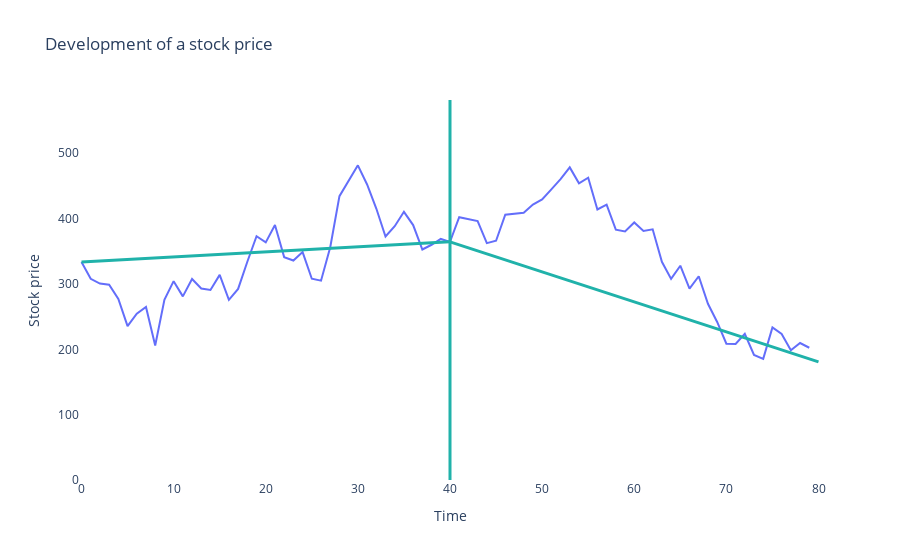

Notebook code cell kept with this figure:
### Code cell
# TODO: Make graphs, regressions look nice.
# Challenge: retain uniformity in order not to bias 
# experimental persuaders/receivers.

# TODO: Does plotly require pandas dataframes, or are numpy-array fine, too?
# Documentation indicates generally pd. fine.

# TODO: Find a dynamic and consistent way to set the axes (y, mostly)


shift_point = 40

fig = px.line(data.head(80), x="Time", 
                        y="Stock price",
                        labels={'number_obs':'Number of Observations', 'runtime':'runtime'},
                        title='Development of a stock price',
                        )
fig.update_layout(paper_bgcolor='#fff' )
fig.update_layout(plot_bgcolor='#fff' )

fig.add_shape(type="line",
    xref="x", yref="y",
    x0=shift_point, y0=0, x1=shift_point, y1=data["Stock price"].max()+100,
    line=dict(
        color="LightSeaGreen",
        width=3,
    ),
)

fig.add_shape(type="line",
    xref="x", yref="y",
    x0=shift_point, y0=data.iat[shift_point,1], x1=80, y1=data.iat[80,1],
    line=dict(
        color="LightSeaGreen",
        width=3,
    ),
)

fig.add_shape(type="line",
    xref="x", yref="y",
    x0=0, y0=data.iat[0,1], x1=shift_point, y1=data.iat[shift_point,1],
    line=dict(
        color="LightSeaGreen",
        width=3,
    ),
)
fig.update_yaxes(range=[0, data["Stock price"].max()+100])
# fig.to_image(format="png", engine="kaleido")

# fig.write_image(pwd + "/img/fig_test_{}.jpg".format(shift_point), engine='kaleido')

### Figure 1 — Plotly figure (JSON) as saved in the notebook; plotly's stock layout.template omitted (floating-point values rounded to 4 significant figures)
{"data": [{"hovertemplate": "Time=%{x}<br>Stock price=%{y}<extra></extra>", "legendgroup": "", "line": {"color": "#636efa", "dash": "solid"}, "marker": {"symbol": "circle"}, "mode": "lines", "name": "", "orientation": "v", "showlegend": false, "type": "scatter", "x": [0, 1, 2, 3, 4, 5, 6, 7, 8, 9, 10, 11, 12, 13, 14, 15, 16, 17, 18, 19, 20, 21, 22, 23, 24, 25, 26, 27, 28, 29, 30, 31, 32, 33, 34, 35, 36, 37, 38, 39, 40, 41, 42, 43, 44, 45, 46, 47, 48, 49, 50, 51, 52, 53, 54, 55, 56, 57, 58, 59, 60, 61, 62, 63, 64, 65, 66, 67, 68, 69, 70, 71, 72, 73, 74, 75, 76, 77, 78, 79], "xaxis": "x", "y": [333.5, 307.9, 300.6, 298.8, 277.1, 235.6, 254.5, 264.9, 205.8, 275.7, 304.2, 281.0, 307.5, 293.0, 290.7, 313.9, 275.7, 292.4, 333.9, 373.1, 363.6, 390.2, 341.0, 335.8, 348.8, 308.0, 305.0, 356.3, 434.3, 457.1, 481.5, 452.2, 415.4, 372.6, 388.3, 410.4, 390.1, 352.7, 360.0, 368.9, 364.4, 402.0, 398.7, 396.3, 362.5, 366.1, 406.0, 407.3, 409.0, 421.5, 429.3, 444.7, 460.3, 478.4, 454.0, 462.5, 413.9, 421.4, 383.1, 380.4, 394.2, 381.2, 383.7, 333.9, 307.7, 327.9, 292.7, 311.7, 269.6, 241.9, 208.5, 208.2, 223.8, 191.3, 185.3, 233.5, 223.5, 198.5, 209.6, 202.4], "yaxis": "y"}], "layout": {"legend": {"tracegroupgap": 0}, "paper_bgcolor": "#fff", "plot_bgcolor": "#fff", "shapes": [{"line": {"color": "LightSeaGreen", "width": 3}, "type": "line", "x0": 40, "x1": 40, "xref": "x", "y0": 0, "y1": 581.5, "yref": "y"}, {"line": {"color": "LightSeaGreen", "width": 3}, "type": "line", "x0": 40, "x1": 80, "xref": "x", "y0": 364.4, "y1": 180.8, "yref": "y"}, {"line": {"color": "LightSeaGreen", "width": 3}, "type": "line", "x0": 0, "x1": 40, "xref": "x", "y0": 333.5, "y1": 364.4, "yref": "y"}], "title": {"text": "Development of a stock price"}, "xaxis": {"anchor": "y", "domain": [0, 1], "title": {"text": "Time"}}, "yaxis": {"anchor": "x", "domain": [0, 1], "range": [0, 581.5], "title": {"text": "Stock price"}}}}
